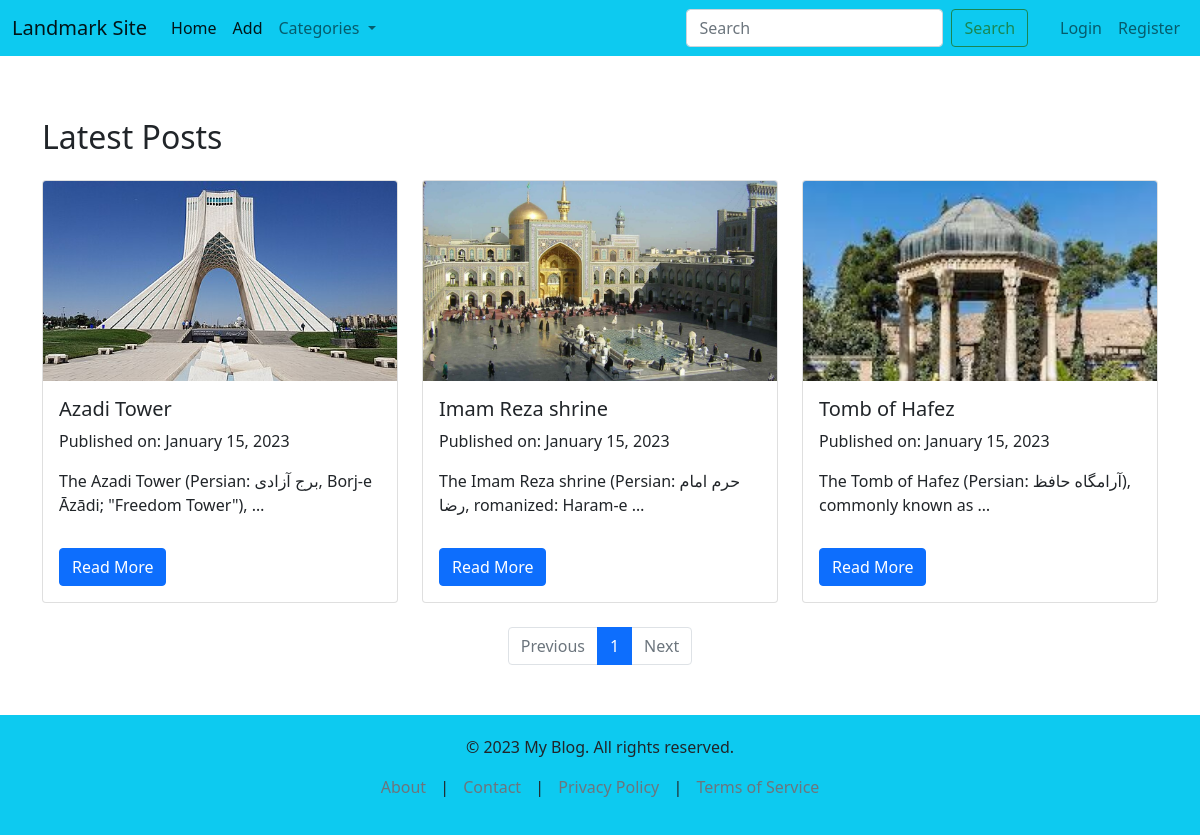
The page /landmarks/tag/1 on the database its author committed.
### landmarks/models.py (models this page shows, shortened)
class Landmark(models.Model):
    name = models.CharField(max_length=255)
    description = models.TextField()
    created = models.DateTimeField(auto_now=True)
    images = models.ImageField(upload_to='landmarkdata', null=True)
    tag = models.ManyToManyField(Tag)

### landmarks/views.py (the view)
# urls.py: path('tag/<int:id>', views.filter_read, name= 'read'),
def filter_read(request, id):
    tag = Tag.objects.get(id=id)
    landmarks = tag.landmark_set.all()
    page_number = request.GET.get('page', 1)
    paginator = Paginator(landmarks, 3)
    page_obj = paginator.get_page(page_number)
    return render(request, 'landmarks/filter.html', {'landmarks': page_obj, 'paginator': paginator})

### landmarks/context_processor.py (called while the page is built)
def categories(request):
    tags = Tag.objects.all()
    return{'tags': tags}

### landmarks/models.py (called while the page is built)
    def __str__(self):
        return self.title

### landmarks/templates/landmarks/filter.html
{% include 'landmarks/home.html' %}

### landmarks/templates/landmarks/card.html
<div class="col">
    <div class="card h-100">
        <img src="{{landmark.images.url}}" class="card-img-top" alt="Post Image">
        <div class="card-body">
        <h5 class="card-title">{{ landmark.name }}</h5>
        <p class="card-text">Published on: January 15, 2023</p>
        <p class="card-text">{{ landmark.description|truncatewords:10 }}</p>
        <a href="{% url 'single_place' landmark.id %}" class="btn btn-primary read-more-btn">Read More</a>
        </div>
    </div>
</div>

### static/style.css (style rules this page uses)
body { padding-top: 70px; }

### landmarks/static/posts/index.css (style rules this page uses)
.card img { height: 200px; object-fit: cover; }
.read-more-btn { display: inline-block; margin-top: 15px; }

### rows shown on the page
Landmark: images (picture), name "Azadi Tower", description "The Azadi Tower (Persian: برج آزادی, Borj-e Āzādi; \"Freedom Tower\"), …"
Landmark: images (picture), name "Imam Reza shrine", description "The Imam Reza shrine (Persian: حرم امام رضا, romanized: Haram-e …"
Landmark: images (picture), name "Tomb of Hafez", description "The Tomb of Hafez (Persian: آرامگاه حافظ), commonly known as …"

### other values the page prints
{{ page }} "1"
